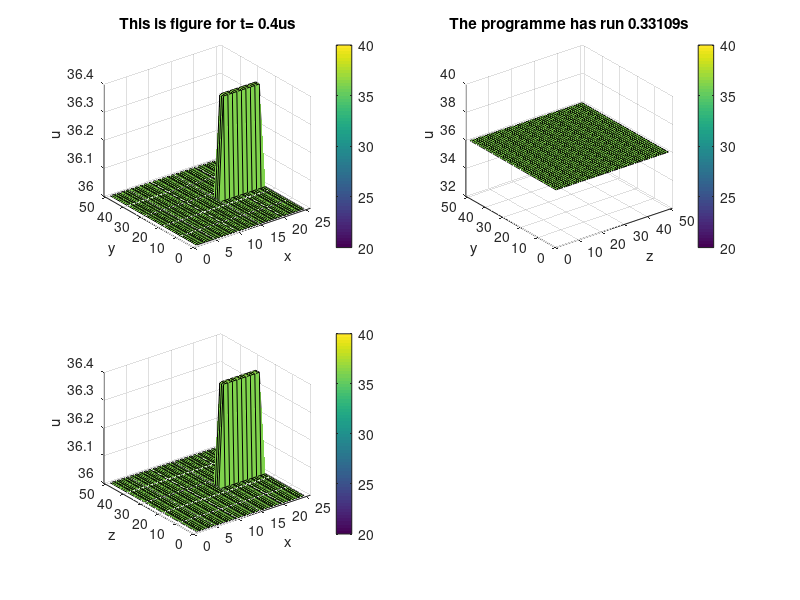
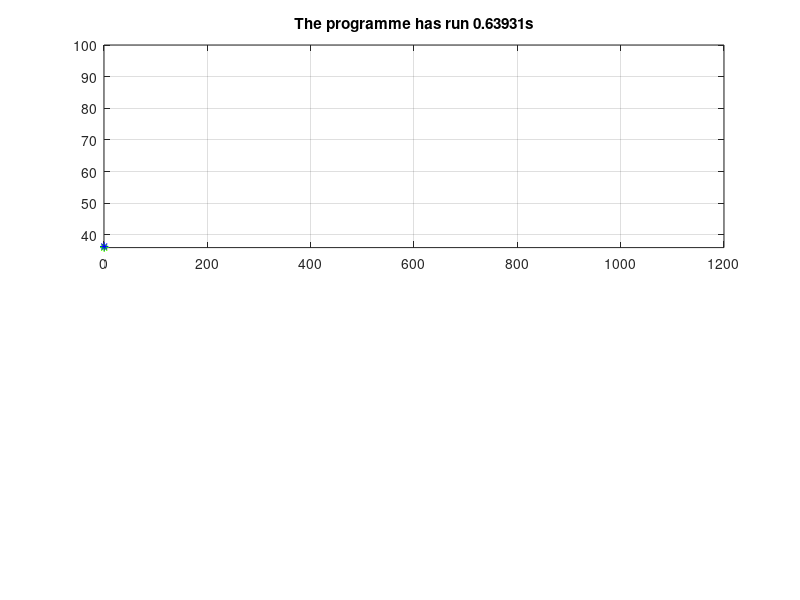

These figures' MATLAB source, in order: (Note: this script raises an error after producing the figures.)
clear all;
close all;

L = [0,500,0,1000,0,1000];       % um
T = 10000;                      % us
Mx = 25;
My = 50;
Mz = 50;
N = 25000;
ro = 6.15e-12;               % g/um^3
cc = 0.49;                   % J/g/K
I = 0.1;                    % A
R = 20;                      % ohm
D1 = 84.18;                  % Coefficient de diffusion um*um/us     Aluminium
D2 = 43;                     % Junction PN GaN
D3 = 161.8;                  % Glu
ox = (L(2)-L(1))/Mx;         % longueur de chaque terme = 20um
x = L(1)+0:Mx*ox;
oy = (L(4)-L(3))/My;
y = L(3)+0:My*oy;
oz = (L(6)-L(5))/Mz;
z = L(5)+0:Mz*oz;
P = I^2*R/90/ox^3/ro/cc*1e-6;
ot = T/N;                    % pas de temps us
t = 0:N*ot;
Ncount = 0;
fram = 0;
%flag=cell(My,Mz,Mx);
f=zeros(My,Mz,Mx);

tc=cputime;
G=zeros(N,7);


% Initailisation
u=36*ones(My,Mz,Mx);
%u_old=zeros(My,Mz,Mx);


rx1 = D1*ot/(ox*ox);
ry1 = D1*ot/(oy*oy);
rz1 = D1*ot/(oz*oz);

rx2 = D2*ot/(ox*ox);
ry2 = D2*ot/(oy*oy);
rz2 = D2*ot/(oz*oz);

rx3 = D3*ot/(ox*ox);
ry3 = D3*ot/(oy*oy);
rz3 = D3*ot/(oz*oz);

f(:,:,1)=1;%flag{i,h,1}={'D'};%,20};                              % 1------Dirichlet



for i=20:30
    h=19:2;
    j=16:Mx-1;
    f(i,h,j)=2.1;%flag{i,19,j}={'NJpn1'};%,u(i,20,j)};           % 2-------Neumman pour la Jonction PN
end

for i=20:30
    h=31:Mz-1;
    j=16:Mx-1;
    f(i,h,j)=2.2;%flag{i,31,j}={'NJpn2'};%,u(i,30,j)};
end

for h=20:30
    j=16:Mx-1;
    f(19,h,j)=2.3;%flag{19,h,j}={'NJpn3'};%,u(20,h,j)};
    f(31,h,j)=2.4;%flag{31,h,j}={'NJpn4'};%,u(30,h,j)};
end

for i=20:30
    h=20:30; 
    f(i,h,Mx)=2.5;%flag{i,h,Mx}={'NLf1'};%,u(i,h,Mx-1)};          
end

for i=18:32
    j=6:15;
    f(i,17,j)=3.1;%flag{i,17,j}={'NG1'};%,u(i,18,j)};              % 3--------Neumman pour la colle
    f(i,33,j)=3.2;%flag{i,33,j}={'NG2'};%,u(i,32,j)};
end
   
for h=18:32
    j=6:15;
    f(17,h,j)=3.3;%flag{17,h,j}={'NG3'};%,u(18,h,j)};
    f(33,h,j)=3.4;%flag{33,h,j}={'NG4'};%,u(32,h,j)};
end


f(:,:,15)=4;%flag{i,h,15}={'NGJ'};%,u(i,h,14)};             % 4---------Neumman pour JPN-colle
f(:,:,5)=5;%flag{i,h,5}={'NLfG'};%,u(i,h,4)};               % 5---------Neumman pour colle-Lf
            


for h=1:Mz                                                  % 6-----------Neumman pour le Lf
    j=2:5; 
    f(1,h,j)=6.1;%flag{1,h,j}={'NLf2'};%,u(2,h,j)};
    f(My,h,j)=6.2;%flag{My,h,j}={'NLf3'};%,u(My-1,h,j)};
end

for i=1:My
    j=2:5;
    f(i,1,j)=6.3;%flag{i,1,j}={'NLf4'};%,u(i,2,j)};
    f(i,Mz,j)=6.4;%flag{i,Mz,j}={'NLf5'};%,u(i,Mz-1,j)};
end

for i=2:My-1
    h=2:Mz-1;
    j=2:5;                                             % 7-------------Lf
       f(i,h,j)=7;%flag{i,h,j}={'Lf'};%,u(i,h,j)+ry1*(u(i+1,h,j)+u(i-1,h,j)-2*u(i,h,j))+rx1*(u(i,h,j+1)+u(i,h,j-1)-2*u(i,h,j))+rz1*(u(i,h+1,j)+u(i,h-1,j)-2*u(i,h,j))};
end



for i=18:32
    h=18:32;
    j=6:15;                                           % 8-------------Colle
       f(i,h,j)=8;%flag{i,h,j}={'G'};%,u(i,h,j)+ry3*(u(i+1,h,j)+u(i-1,h,j)-2*u(i,h,j))+rx3*(u(i,h,j+1)+u(i,h,j-1)-2*u(i,h,j))+rz3*(u(i,h+1,j)+u(i,h-1,j)-2*u(i,h,j))};
end




for i=20:My/2-2         
    h=20:30;
    j=16:Mx-1;                                         % 9-------------Juction PN
       f(i,h,j)=9;%flag{i,h,j}={'JPN'};%,u(i,h,j)+ry2*(u(i+1,h,j)+u(i-1,h,j)-2*u(i,h,j))+rx2*(u(i,h,j+1)+u(i,h,j-1)-2*u(i,h,j))+rz2*(u(i,h+1,j)+u(i,h-1,j)-2*u(i,h,j))};
end


for i=My/2-1:My/2+1
    h=20:Mz/2-2;
    j=16:Mx-1;
       f(i,h,j)=9;%flag{i,h,j}={'JPN'};%,u(i,h,j)+ry2*(u(i+1,h,j)+u(i-1,h,j)-2*u(i,h,j))+rx2*(u(i,h,j+1)+u(i,h,j-1)-2*u(i,h,j))+rz2*(u(i,h+1,j)+u(i,h-1,j)-2*u(i,h,j))};
end


for i=My/2-1:My/2+1
    h=Mz/2-1:Mz/2+1;
    j=16:Mx-1;                                         % 10------------Junction PN + courent
       f(i,h,j)=10;%flag{i,h,j}={'JPN+c'};%,u(i,h,j)+ry2*(u(i+1,h,j)+u(i-1,h,j)-2*u(i,h,j))+rx2*(u(i,h,j+1)+u(i,h,j-1)-2*u(i,h,j))+rz2*(u(i,h+1,j)+u(i,h-1,j)-2*u(i,h,j))+P.*ot.*c};
end



 for i=My/2-1:My/2+1                                  % 9
     h=Mz/2+2:30;
     j=16:Mx-1;
        f(i,h,j)=9;%flag{i,h,j}={'JPN'};%,u(i,h,j)+ry2*(u(i+1,h,j)+u(i-1,h,j)-2*u(i,h,j))+rx2*(u(i,h,j+1)+u(i,h,j-1)-2*u(i,h,j))+rz2*(u(i,h+1,j)+u(i,h-1,j)-2*u(i,h,j))};
 end
 
 for i=My/2+2:30                                       % 9
     h=20:30;
     j=16:Mx-1;
        f(i,h,j)=9;%flag{i,h,j}={'JPN'};%,u(i,h,j)+ry2*(u(i+1,h,j)+u(i-1,h,j)-2*u(i,h,j))+rx2*(u(i,h,j+1)+u(i,h,j-1)-2*u(i,h,j))+rz2*(u(i,h+1,j)+u(i,h-1,j)-2*u(i,h,j))};
 end
 %Dirichlet
 Diri=find(f==1);
 
 %Neumman 
 %a1    index du voisin au bot 
 Ny1=find(f==2.3|f==3.3|f==6.1);
 [yy1,zy1,xy1]=ind2sub([My,Mz,Mx],Ny1);
 a1=sub2ind([My,Mz,Mx],yy1+1,zy1,xy1);        
 
 %b2    index du voisin au top
 Ny2=find(f==2.4|f==3.4|f==6.2);
 [yy2,zy2,xy2]=ind2sub([My,Mz,Mx],Ny2);
 b2=sub2ind([My,Mz,Mx],yy2-1,zy2,xy2);
 
 %c3    index du voisin 
 Nz1=find(f==2.1|f==3.1|f==6.3);
 [yz1,zz1,xz1]=ind2sub([My,Mz,Mx],Nz1);
 c3=sub2ind([My,Mz,Mx],yz1,zz1+1,xz1);
 
 %d4    index du voisin 
 Nz2=find(f==2.2|f==3.2|f==6.4);
 [yz2,zz2,xz2]=ind2sub([My,Mz,Mx],Nz2);
 d4=sub2ind([My,Mz,Mx],yz2,zz2-1,xz2);
 
 %e6    index du voisin a droite
 Nx2=find(f==4|f==5|f==2.5);
 [yx2,zx2,xx2]=ind2sub([My,Mz,Mx],Nx2);
 e6=sub2ind([My,Mz,Mx],yx2,zx2,xx2-1);
 
 %Lead frame
 Lf=find(f==7);
 [yLf,zLf,xLf]=ind2sub([My,Mz,Mx],Lf);
 % 6 voisins du pixel dans LF
 l1=sub2ind([My,Mz,Mx],yLf+1,zLf,xLf);
 l2=sub2ind([My,Mz,Mx],yLf-1,zLf,xLf);
 l3=sub2ind([My,Mz,Mx],yLf,zLf+1,xLf);
 l4=sub2ind([My,Mz,Mx],yLf,zLf-1,xLf);
 l5=sub2ind([My,Mz,Mx],yLf,zLf,xLf+1);
 l6=sub2ind([My,Mz,Mx],yLf,zLf,xLf-1);
 
 %La colle
 Glu=find(f==8);
 [yG,zG,xG]=ind2sub([My,Mz,Mx],Glu);
 % 6 voisins du pixel dans la colle
 g1=sub2ind([My,Mz,Mx],yG+1,zG,xG);
 g2=sub2ind([My,Mz,Mx],yG-1,zG,xG);
 g3=sub2ind([My,Mz,Mx],yG,zG+1,xG);
 g4=sub2ind([My,Mz,Mx],yG,zG-1,xG);
 g5=sub2ind([My,Mz,Mx],yG,zG,xG+1);
 g6=sub2ind([My,Mz,Mx],yG,zG,xG-1);
 
 
 %La junction PN
 JPN=find(f==9);
 [yJ,zJ,xJ]=ind2sub([My,Mz,Mx],JPN);
 % 6 voisins du pixel dans la JPN
 v1=sub2ind([My,Mz,Mx],yJ+1,zJ,xJ);
 v2=sub2ind([My,Mz,Mx],yJ-1,zJ,xJ);
 v3=sub2ind([My,Mz,Mx],yJ,zJ+1,xJ);
 v4=sub2ind([My,Mz,Mx],yJ,zJ-1,xJ);
 v5=sub2ind([My,Mz,Mx],yJ,zJ,xJ+1);
 v6=sub2ind([My,Mz,Mx],yJ,zJ,xJ-1);
 
 %JPN avec courent
 JPNc=find(f==10);
 [yJc,zJc,xJc]=ind2sub([My,Mz,Mx],JPNc);
 w1=sub2ind([My,Mz,Mx],yJc+1,zJc,xJc);
 w2=sub2ind([My,Mz,Mx],yJc-1,zJc,xJc);
 w3=sub2ind([My,Mz,Mx],yJc,zJc+1,xJc);
 w4=sub2ind([My,Mz,Mx],yJc,zJc-1,xJc);
 w5=sub2ind([My,Mz,Mx],yJc,zJc,xJc+1);
 w6=sub2ind([My,Mz,Mx],yJc,zJc,xJc-1);
 
 
 
 P1Lf=find(f==1|f==6.1|f==6.2|f==6.3|f==6.4|f==7);
 P2Glu=find(f==8);
 P3JPN=find(f==2.5|f==9|f==10);


 
 
 
% for j=16:Mx
%         h=1:30;
%         i=1:19;
%         flag(i,h,j)=('None',NaN);
% end
% for j=16:Mx
%         h=31:Mz;
%         i=1:30;
%         flag(i,h,j)=('None',NaN);
% end
% for j=16:Mx
%         h=20:Mz;
%         i=31:My;
%         flag(i,h,j)=('None',NaN);
% end
% for j=16:Mx
%         h=1:19;
%         i=20:My;
%         flag(i,h,j)=('None',NaN);
% end
%     
% for j=6:15
%         h=1:32;
%         i=1:17;
%         flag(i,h,j)=('None',NaN);
% end
% for j=6:15
%         h=33:Mz;
%         i=1:32;
%         flag(i,h,j)=('None',NaN);
% end
% for j=6:15
%         h=18:Mz;
%         i=33:My;
%         flag(i,h,j)=('None',NaN);
% end
% for j=6:15
%         h=1:17;
%         i=18:My;
%         flag(i,h,j)=('None',NaN);
% end

% Application de l'algo
for k=1:N    %Temps
    tic
    u_old=u;
    t=k*ot;
    if rem(t,1200)~=0
        alpha=ceil(rem(t,1200)/120)*10;
    else
        alpha=10;
    end
   c=100/alpha*(square(2.*pi./12.*t,alpha)+1)/2;
    
    u(Diri)=36;                      %Dirichlet
    
    u(Ny1)=u_old(a1);                %Neumman
    u(Ny2)=u_old(b2);
    u(Nz1)=u_old(c3);
    u(Nz2)=u_old(d4);
    u(Nx2)=u_old(e6);
    
    % FTCS
    
    % Lead frame
    u(Lf)=u_old(Lf)+ry1*(u_old(l1)+u_old(l2)-2*u_old(Lf))+rz1*(u_old(l3)+u_old(l4)-2*u_old(Lf))+rx1*(u_old(l5)+u_old(l6)-2*u_old(Lf));
    
    % La colle
    u(Glu)=u_old(Glu)+ry3*(u_old(g1)+u_old(g2)-2*u_old(Glu))+rz3*(u_old(g3)+u_old(g4)-2*u_old(Glu))+rx3*(u_old(g5)+u_old(g6)-2*u_old(Glu));
    
    % La junction PN
    u(JPN)=u_old(JPN)+ry2*(u_old(v1)+u_old(v2)-2*u_old(JPN))+rz2*(u_old(v3)+u_old(v4)-2*u_old(JPN))+rx2*(u_old(v5)+u_old(v6)-2*u_old(JPN));
    
    % La junction PN avec courent
    u(JPNc)=u_old(JPNc)+ry2*(u_old(w1)+u_old(w2)-2*u_old(JPNc))+rz2*(u_old(w3)+u_old(w4)-2*u_old(JPNc))+rx2*(u_old(w5)+u_old(w6)-2*u_old(JPNc))+P.*ot.*c;
    
    Ncount=Ncount+1;
    
%   if mod(Ncount,20)==0          % Affichage tous les 20 cycles
    % Preparation de l'affichage
    s(:,:,:)=u(:,:,:);
%     for j=16:Mx
%         h=1:30;
%         i=1:19;
%         s(i,h,j)=NaN;
%     end
%     for j=16:Mx
%         h=31:Mz;
%         i=1:30;
%         s(i,h,j)=NaN;
%     end
%     for j=16:Mx
%         h=20:Mz;
%         i=31:My;
%         s(i,h,j)=NaN;
%     end
%     for j=16:Mx
%         h=1:19;
%         i=20:My;
%         s(i,h,j)=NaN;
%     end
%     
%     for j=6:15
%         h=1:32;
%         i=1:17;
%         s(i,h,j)=NaN;
%     end
%     for j=6:15
%         h=33:Mz;
%         i=1:32;
%         s(i,h,j)=NaN;
%     end
%     for j=6:15
%         h=18:Mz;
%         i=33:My;
%         s(i,h,j)=NaN;
%     end
%     for j=6:15
%         h=1:17;
%         i=18:My;
%         s(i,h,j)=NaN;
%     end
    
       fram=fram+1;
       uyz=reshape(s(:,:,10),My,Mz);
       uzx=reshape(s(25,:,:),Mz,Mx);
       uyx=reshape(s(:,25,:),My,Mx);
       
       
       T1=sum(u(P1Lf))/size(P1Lf,1);
       T2=sum(u(P2Glu))/size(P2Glu,1);
       T3=sum(u(P3JPN))/size(P3JPN,1);
       
       G(fram,1)=u(25,25,5);                  % temperature du pixel fix�� 
       G(fram,2)=u(25,25,10);
       G(fram,3)=u(25,25,20);
       G(fram,4)=T1;                          % temp��rature moyenne du LF
       G(fram,5)=T2;                                              % de la colle 
       G(fram,6)=T3;                                              % de la JPN
       G(fram,7)=0.1*sqrt((100/alpha)*(square(2.*pi./12.*t,alpha)+1)/2);    % courant 



       figure(1)
       subplot(2,2,1);
       surf(uyx);
       axis([0 Mx+1 0 My+1])
       caxis([20,40]);
       colorbar('location','eastoutside');
       title(['This is figure for t= ' num2str(t) 'us']);
       xlabel('x');
       ylabel('y');
       zlabel('u');
       
       figure(1)
       subplot(2,2,2);
       surf(uyz);
       axis([0 Mz+1 0 My+1])
       caxis([20,40]);
       colorbar('location','eastoutside');
       title(['The programme has run ' num2str(cputime-tc) 's']);
       xlabel('z');
       ylabel('y');
       zlabel('u');
       
       figure(1)
       subplot(2,2,3);
       surf(uzx);
       axis([0 Mx+1 0 Mz+1])
       caxis([20,40]);
       colorbar('location','eastoutside');
%       title(['This is figure for t=' num2str(t)]);
       xlabel('x');
       ylabel('z');
       zlabel('u');
       
      
       
       figure(2)
       subplot(2,1,1);
       plot(t,s(25,25,5),'-*y');
       hold on;
       subplot(2,1,1);
       plot(t,s(25,25,10),'-*g');
       hold on;
       subplot(2,1,1);
       plot(t,s(25,25,20),'-*b');
       hold on;
       axis([0 1200 36 100])
       grid on;
       title(['The programme has run ' num2str(cputime-tc) 's']);
       legend('(25,25,5)','(25,25,10)','(25,25,20)',-1);
       
       figure(2)
       subplot(2,1,2);
       plot(t,T1,'-*y');
       hold on;
       subplot(2,1,2);
       plot(t,T2,'-*g');
       hold on;
       subplot(2,1,2);
       plot(t,T3,'-*b');
       hold on;
       axis([0 1200 36 100])
       grid on;
       title('Temperature moyenne');
       legend('T1','T2','T3',-1);
       
        title(['(25,25,25)']);
       
       
%        figure(2)
%        subplot(2,2,3);
%        plot(t,s(25,25,35),'-o');
%        hold on;
%        axis([0 1e4 20 70])
%        title(['(25,25,35)']);
       
       %F=getframe;
   %end
    toc    
end


    
%movie(F,fram,10)
    